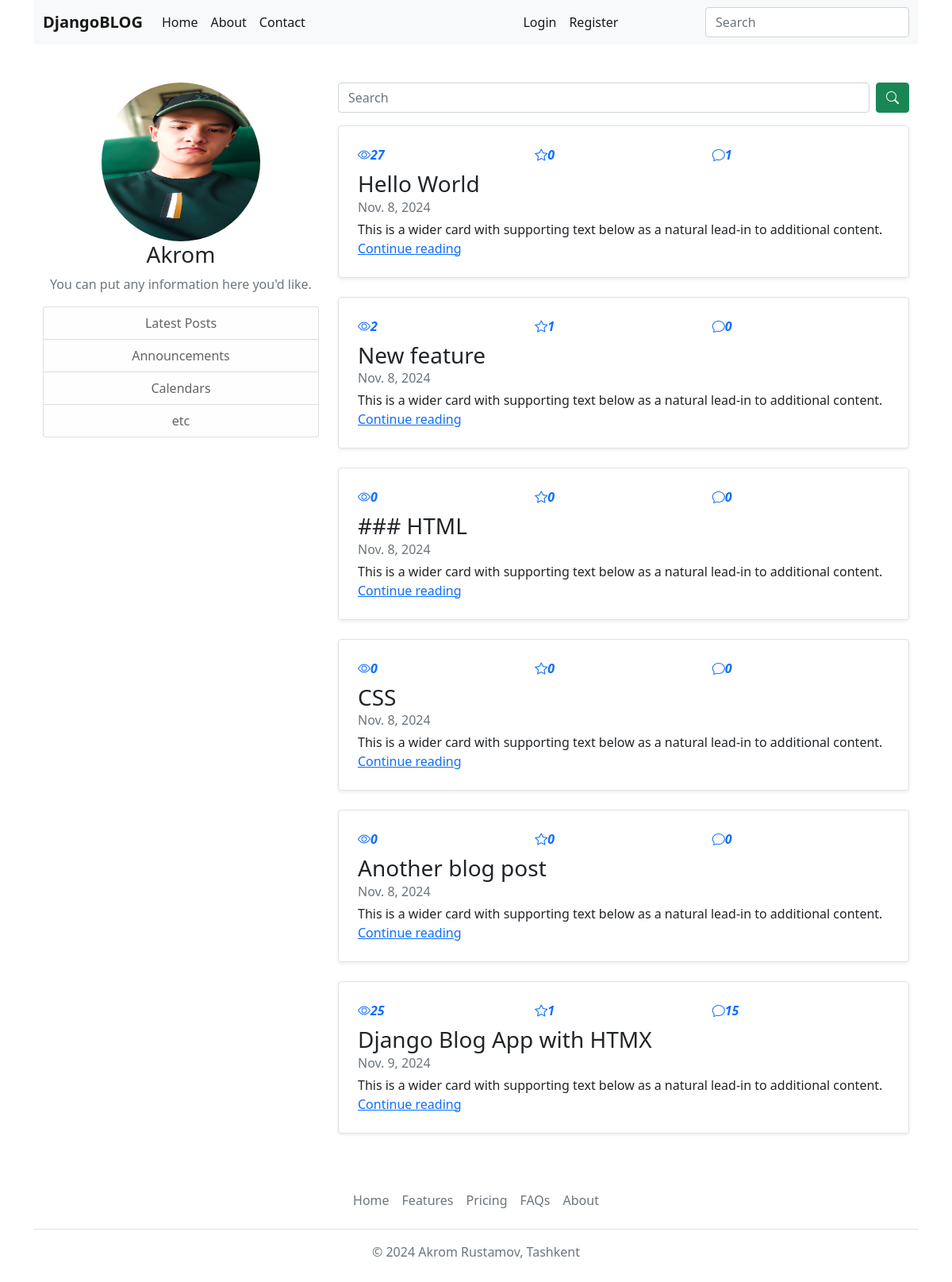
The page /user/profile/Akromjon on the database as committed earlier.
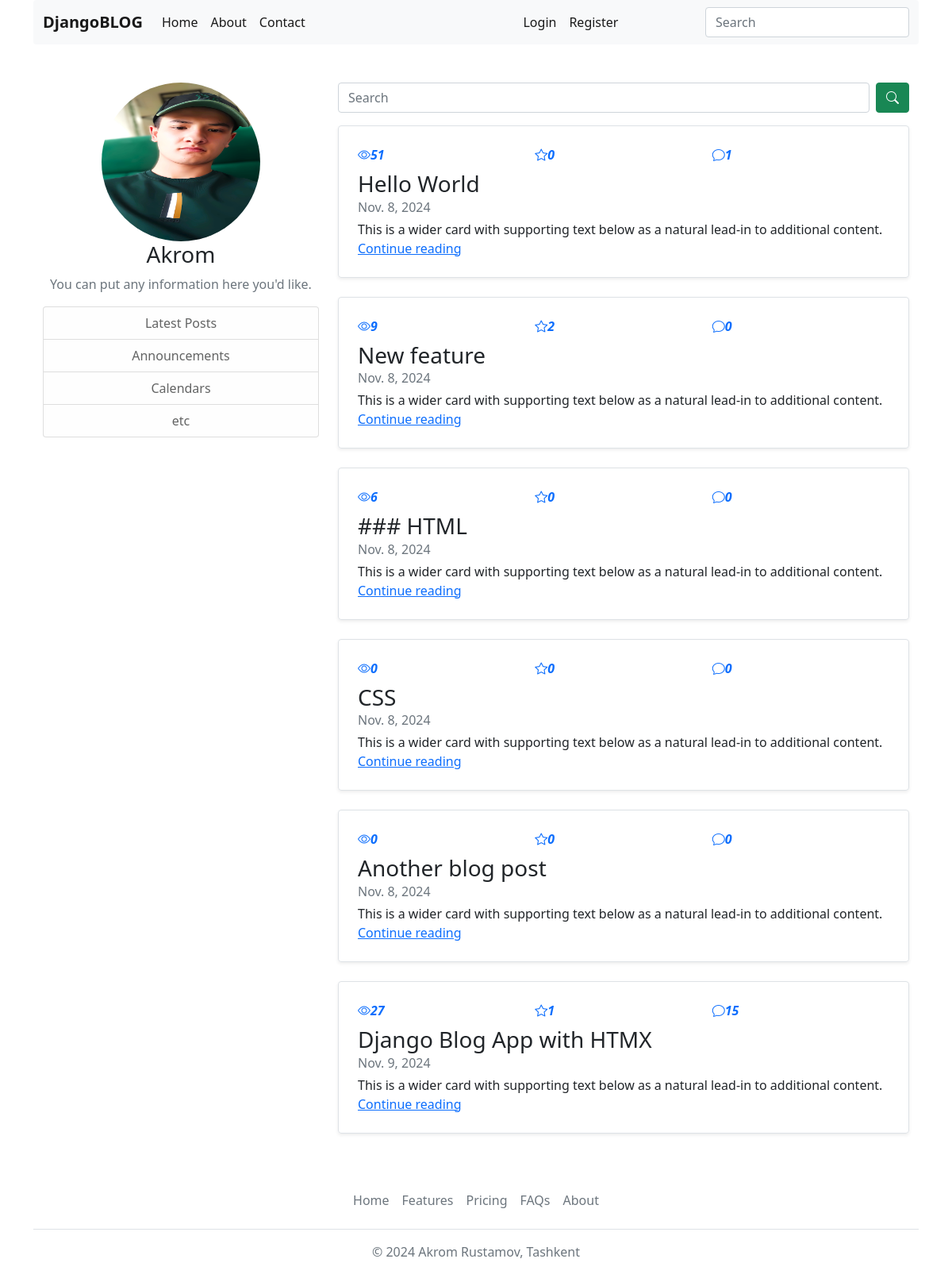
The same page on the database as committed later.
### apps/blog/models.py (models this page shows, shortened)
class Post(TimestempedAbstractModel):
    title = models.CharField(max_length=120)
    slug = models.SlugField(max_length=255, unique=True, db_index=True)
    content = models.TextField()
    publisher_at = models.DateField()
    is_active = models.BooleanField(default=False)
    author = models.ForeignKey("User", models.CASCADE, "posts")
    watching = models.BigIntegerField(default=0)
    def get_absolute_url(self):
        return reverse("post_detail", kwargs={"slug": self.slug})
    def like_count(self):
        return self.post_likes.count()
    def comment_count(self):
        return self.post_comments.count()

### apps/blog/views.py (the view)
# urls.py: path("user/profile/<str:username>", views.UserProfilePageView.as_view(), name="user_profile"),
class UserProfilePageView(View):
    template_name = "blog/profile.html"
    def get(self, request, username):
        user = get_object_or_404(User, username=username)
        posts = Post.objects.filter(author=user, is_active=True).all().order_by("id")
        search_query = request.GET.get("search_query_for_user_profile", None)
        if search_query is not None:
            posts = get_search_model_queryset(posts, search_query)
        return render(
            request,
            "blog/profile.html",
            {
                "posts": posts,
                "user": user
            }
        )

### templates/blog/profile.html (shortened to what this page needs)
{% extends 'base.html' %}
{% load static %}
{% block content %}
<main role="main" class="container">
    <div class="row">
        <div class="col-md-4">
            <div class="content-section">
                <center>
                    <img src="{{ user.avatar.url }}" class="img-fluid"
                        style="border-radius: 50%; width: 200px; height: 200px;" alt="">
                    <h3>
                        {% if user.first_name %}
                        {{ user.first_name }}
                        {% elif user.last_name %}
                        {{ user.last_name }}
                        {% else %}
                        {{ user.username }}
                        {% endif %}
                    </h3>
                    <p class='text-muted'>You can put any information here you'd like.
                    <ul class="list-group">
                        <li class="list-group-item list-group-item-light">Latest Posts</li>
                        <li class="list-group-item list-group-item-light">Announcements</li>
                        <li class="list-group-item list-group-item-light">Calendars</li>
                        <li class="list-group-item list-group-item-light">etc</li>
                    </ul>
                    </p>
                </center>
            </div>
        </div>
        <div class="col-md-8">
            <div class="d-flex">
                <div class="col">
                    <form action="{% url 'user_profile' user.username %}">
                        <div class="d-flex">
                            <input class="form-control" type="text" name="search_query_for_user_profile"
                                placeholder="Search" aria-label="Search">
                            <button type="submit" class="btn btn-success ms-2"><i class="bi bi-search"></i></button>
                        </div>
                    </form>
                </div>
            </div>
            {% for post in posts %}
            <div class="col-md-12 mt-3 mb-3">
                <div
                    class="row g-0 border rounded overflow-hidden flex-md-row mb-4 shadow-sm h-md-250 position-relative">
                    <div class="col p-4 d-flex flex-column position-static">
                        <div class="d-flex">
                            <strong class="d-inline-block mb-2 col text-primary"><i class="bi bi-eye">{{ post.watching }}</i></strong>
                            <strong class="d-inline-block mb-2 col text-primary"><i class="bi bi-star">{{ post.like_count }}</i></strong>
                            <strong class="d-inline-block mb-2 col text-primary"><i class="bi bi-chat">{{ post.comment_count }}</i></strong>
                        </div>
                        <h3 class="mb-0">{{ post.title }}</h3>
                        <div class="mb-1 text-muted">{{ post.publisher_at }}</div>
                        <p class="card-text mb-auto">This is a wider card with supporting text below as a natural
                            lead-in to additional content.</p>
                        <a href="{{ post.get_absolute_url }}" class="stretched-link">Continue reading</a>
                    </div>
                </div>
            </div>
            {% endfor %}
        </div>
    </div>
</main>
{% endblock %}

Rows that differ between the two databases and show on the page:
changed Post "Hello World": watching "27" → "51"
changed Post "New feature": watching "2" → "9"; like_count "1" → "2"
changed Post "### HTML": watching "0" → "6"
changed Post "Django Blog App with HTMX": watching "25" → "27"
